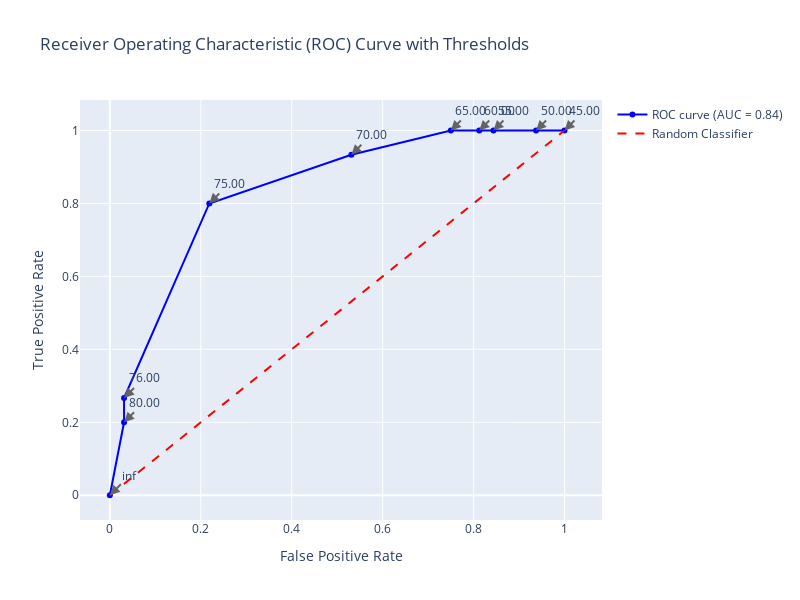

Here is the notebook cell this chart was saved with:
### Code cell
fig = go.Figure()

# Add the ROC curve with threshold values in hover text
hover_text = [
    f"Threshold: {t:.2f}<br>FPR: {fpr:.3f}<br>TPR: {tpr:.3f}"
    for fpr, tpr, t in zip(fpr, tpr, thresholds)
]

fig.add_trace(
    go.Scatter(
        x=fpr,
        y=tpr,
        mode="lines+markers",
        name=f"ROC curve (AUC = {roc_auc:.2f})",
        line=dict(color="blue", width=2),
        hoverinfo="text",
        text=hover_text,
        marker=dict(size=6),
    )
)

# Add threshold annotations for selected points
num_annotations = 10  # Number of annotations to add
indices = np.linspace(0, len(thresholds) - 1, num_annotations, dtype=int)

for i in indices:
    fig.add_annotation(
        x=fpr[i],
        y=tpr[i],
        text=f"{thresholds[i]:.2f}",
        showarrow=True,
        arrowhead=2,
        arrowsize=1,
        arrowwidth=2,
        arrowcolor="#636363",
        ax=20,
        ay=-20,
    )

# Add the diagonal line (random classifier)
fig.add_trace(
    go.Scatter(
        x=[0, 1],
        y=[0, 1],
        mode="lines",
        name="Random Classifier",
        line=dict(color="red", width=2, dash="dash"),
    )
)

# Update the layout
fig.update_layout(
    title="Receiver Operating Characteristic (ROC) Curve with Thresholds",
    xaxis_title="False Positive Rate",
    yaxis_title="True Positive Rate",
    width=800,
    height=600,
    showlegend=True,
    hovermode="closest",
)

# Show the plot
fig.show()

### Figure 1 — Plotly figure (JSON) as saved in the notebook; plotly's stock layout.template omitted (floating-point values rounded to 4 significant figures)
{"data": [{"hoverinfo": "text", "line": {"color": "blue", "width": 2}, "marker": {"size": 6}, "mode": "lines+markers", "name": "ROC curve (AUC = 0.84)", "text": ["Threshold: inf<br>FPR: 0.000<br>TPR: 0.000", "Threshold: 80.00<br>FPR: 0.031<br>TPR: 0.200", "Threshold: 76.00<br>FPR: 0.031<br>TPR: 0.267", "Threshold: 75.00<br>FPR: 0.219<br>TPR: 0.800", "Threshold: 70.00<br>FPR: 0.531<br>TPR: 0.933", "Threshold: 65.00<br>FPR: 0.750<br>TPR: 1.000", "Threshold: 60.00<br>FPR: 0.812<br>TPR: 1.000", "Threshold: 55.00<br>FPR: 0.844<br>TPR: 1.000", "Threshold: 50.00<br>FPR: 0.938<br>TPR: 1.000", "Threshold: 45.00<br>FPR: 1.000<br>TPR: 1.000"], "type": "scatter", "x": [0, 0.03125, 0.03125, 0.2188, 0.5312, 0.75, 0.8125, 0.8438, 0.9375, 1], "y": [0, 0.2, 0.2667, 0.8, 0.9333, 1, 1, 1, 1, 1]}, {"line": {"color": "red", "dash": "dash", "width": 2}, "mode": "lines", "name": "Random Classifier", "type": "scatter", "x": [0, 1], "y": [0, 1]}], "layout": {"annotations": [{"arrowcolor": "#636363", "arrowhead": 2, "arrowsize": 1, "arrowwidth": 2, "ax": 20, "ay": -20, "showarrow": true, "text": "inf", "x": 0, "y": 0}, {"arrowcolor": "#636363", "arrowhead": 2, "arrowsize": 1, "arrowwidth": 2, "ax": 20, "ay": -20, "showarrow": true, "text": "80.00", "x": 0.03125, "y": 0.2}, {"arrowcolor": "#636363", "arrowhead": 2, "arrowsize": 1, "arrowwidth": 2, "ax": 20, "ay": -20, "showarrow": true, "text": "76.00", "x": 0.03125, "y": 0.2667}, {"arrowcolor": "#636363", "arrowhead": 2, "arrowsize": 1, "arrowwidth": 2, "ax": 20, "ay": -20, "showarrow": true, "text": "75.00", "x": 0.2188, "y": 0.8}, {"arrowcolor": "#636363", "arrowhead": 2, "arrowsize": 1, "arrowwidth": 2, "ax": 20, "ay": -20, "showarrow": true, "text": "70.00", "x": 0.5312, "y": 0.9333}, {"arrowcolor": "#636363", "arrowhead": 2, "arrowsize": 1, "arrowwidth": 2, "ax": 20, "ay": -20, "showarrow": true, "text": "65.00", "x": 0.75, "y": 1}, {"arrowcolor": "#636363", "arrowhead": 2, "arrowsize": 1, "arrowwidth": 2, "ax": 20, "ay": -20, "showarrow": true, "text": "60.00", "x": 0.8125, "y": 1}, {"arrowcolor": "#636363", "arrowhead": 2, "arrowsize": 1, "arrowwidth": 2, "ax": 20, "ay": -20, "showarrow": true, "text": "55.00", "x": 0.8438, "y": 1}, {"arrowcolor": "#636363", "arrowhead": 2, "arrowsize": 1, "arrowwidth": 2, "ax": 20, "ay": -20, "showarrow": true, "text": "50.00", "x": 0.9375, "y": 1}, {"arrowcolor": "#636363", "arrowhead": 2, "arrowsize": 1, "arrowwidth": 2, "ax": 20, "ay": -20, "showarrow": true, "text": "45.00", "x": 1, "y": 1}], "height": 600, "hovermode": "closest", "showlegend": true, "title": {"text": "Receiver Operating Characteristic (ROC) Curve with Thresholds"}, "width": 800, "xaxis": {"title": {"text": "False Positive Rate"}}, "yaxis": {"title": {"text": "True Positive Rate"}}}}
